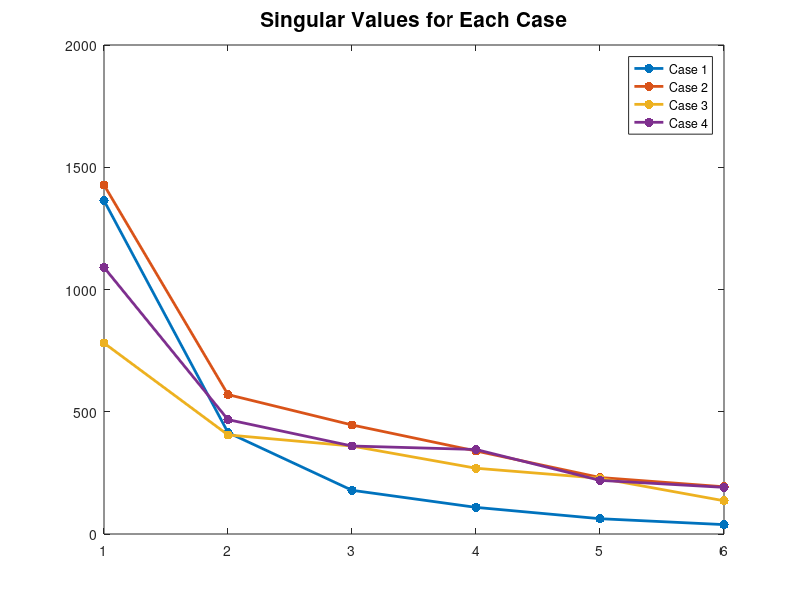
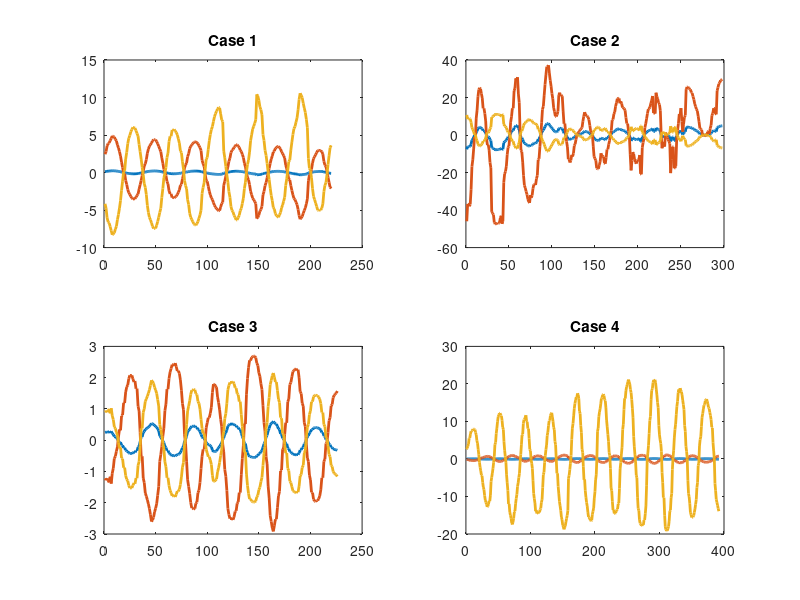

Here is the MATLAB script that generated these plots, in order: (Note: this script raises an error after producing the figures.)
clear; clc; close all;
load('snapShots.mat')

% Perform SVD on each snapshot matrix
[U1,S1,V1] = svd(snapShot1, 'econ');
[U2,S2,V2] = svd(snapShot2, 'econ');
[U3,S3,V3] = svd(snapShot3, 'econ');
[U4,S4,V4] = svd(snapShot4, 'econ');

% Plot singular values of each matrix
figure(1)
plot(diag(S1),'.-', 'linewidth', 2, 'markersize', 20); hold on
plot(diag(S2),'.-', 'linewidth', 2, 'markersize', 20)
plot(diag(S3),'.-', 'linewidth', 2, 'markersize', 20)
plot(diag(S4),'.-', 'linewidth', 2, 'markersize', 20)
title('Singular Values for Each Case', 'fontsize', 15)
legend('Case 1', 'Case 2', 'Case 3', 'Case 4')

% Compute low rank approximations for each matrix
n = 1;
rankn_1 = U1(:,1:n)*S1(1:n,1:n)*V1(:,1:n)';
rankn_2 = U2(:,1:n)*S2(1:n,1:n)*V2(:,1:n)';
rankn_3 = U3(:,1:n)*S3(1:n,1:n)*V3(:,1:n)';
rankn_4 = U4(:,1:n)*S4(1:n,1:n)*V4(:,1:n)';

% Plot low rank approximations of positions
figure(2)
subplot(2,2,1)
plot(rankn_1(1,:), 'linewidth', 2); hold on
plot(rankn_1(3,:), 'linewidth', 2)
plot(rankn_1(5,:), 'linewidth', 2)
title('Case 1')

subplot(2,2,2)
plot(rankn_2(1,:), 'linewidth', 2); hold on
plot(rankn_2(3,:), 'linewidth', 2)
plot(rankn_2(5,:), 'linewidth', 2)
title('Case 2')

subplot(2,2,3)
plot(rankn_3(1,:), 'linewidth', 2); hold on
plot(rankn_3(3,:), 'linewidth', 2)
plot(rankn_3(5,:), 'linewidth', 2)
title('Case 3')

subplot(2,2,4)
plot(rankn_4(1,:), 'linewidth', 2); hold on
plot(rankn_4(3,:), 'linewidth', 2)
plot(rankn_4(5,:), 'linewidth', 2)
title('Case 4')

sgtitle('Low Rank Approximations of X positions', 'fontsize', 15)
legend({'Cam 1','Cam 2','Cam 3'}, 'fontsize', 10)

figure(3)
subplot(2,2,1)
plot(rankn_1(2,:), 'linewidth', 2); hold on
plot(rankn_1(4,:), 'linewidth', 2)
plot(rankn_1(6,:), 'linewidth', 2)
title('Case 1')

subplot(2,2,2)
plot(rankn_2(2,:), 'linewidth', 2); hold on
plot(rankn_2(4,:), 'linewidth', 2)
plot(rankn_2(6,:), 'linewidth', 2)
title('Case 2')

subplot(2,2,3)
plot(rankn_3(2,:), 'linewidth', 2); hold on
plot(rankn_3(4,:), 'linewidth', 2)
plot(rankn_3(6,:), 'linewidth', 2)
title('Case 3')

subplot(2,2,4)
plot(rankn_4(2,:), 'linewidth', 2); hold on
plot(rankn_4(4,:), 'linewidth', 2)
plot(rankn_4(6,:), 'linewidth', 2)
title('Case 4')

sgtitle('Low Rank Approximations of Y positions', 'fontsize', 15)
legend({'Cam 1','Cam 2','Cam 3'}, 'fontsize', 10)

%%
% Plot original positions
figure(1)
subplot(2,2,1)
plot(snapShot1(1,:), 'linewidth', 2); hold on
plot(snapShot1(3,:), 'linewidth', 2)
plot(snapShot1(5,:), 'linewidth', 2)
title('Case 1')

subplot(2,2,2)
plot(snapShot2(1,:), 'linewidth', 2); hold on
plot(snapShot2(3,:), 'linewidth', 2)
plot(snapShot2(5,:), 'linewidth', 2)
title('Case 2')

subplot(2,2,3)
plot(snapShot3(1,:), 'linewidth', 2); hold on
plot(snapShot3(3,:), 'linewidth', 2)
plot(snapShot3(5,:), 'linewidth', 2)
title('Case 3')

subplot(2,2,4)
plot(snapShot4(1,:), 'linewidth', 2); hold on
plot(snapShot4(3,:), 'linewidth', 2)
plot(snapShot4(5,:), 'linewidth', 2)
title('Case 4')

sgtitle('Actual X positions', 'fontsize', 15)
legend({'Cam 1','Cam 2','Cam 3'}, 'fontsize', 10)

figure(2)
subplot(2,2,1)
plot(snapShot1(2,:), 'linewidth', 2); hold on
plot(snapShot1(4,:), 'linewidth', 2)
plot(snapShot1(6,:), 'linewidth', 2)
title('Case 1')

subplot(2,2,2)
plot(snapShot2(2,:), 'linewidth', 2); hold on
plot(snapShot2(4,:), 'linewidth', 2)
plot(snapShot2(6,:), 'linewidth', 2)
title('Case 2')

subplot(2,2,3)
plot(snapShot3(2,:), 'linewidth', 2); hold on
plot(snapShot3(4,:), 'linewidth', 2)
plot(snapShot3(6,:), 'linewidth', 2)
title('Case 3')

subplot(2,2,4)
plot(snapShot4(2,:), 'linewidth', 2); hold on
plot(snapShot4(4,:), 'linewidth', 2)
plot(snapShot4(6,:), 'linewidth', 2)
title('Case 4')

sgtitle('Actual Y positions', 'fontsize', 15)
legend({'Cam 1','Cam 2','Cam 3'}, 'fontsize', 10)

%%
% Plot right singular vectors
subplot(2,2,1)
plot(V1(:,1:n), 'linewidth', 2)
title('Case 1')

subplot(2,2,2)
plot(V2(:,1:n), 'linewidth', 2)
title('Case 2')

subplot(2,2,3)
plot(V3(:,1:n), 'linewidth', 2)
title('Case 3')

subplot(2,2,4)
plot(V4(:,1:n), 'linewidth', 2)
title('Case 4')

sgtitle('Right Singular Vectors for Each Case', 'fontsize', 15)